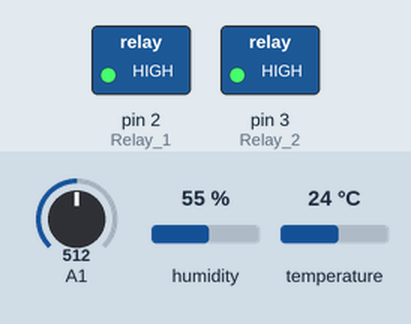
Simulated run of this sketch. Board: Arduino Uno, built with avr-gcc and run on an emulated ATmega328P. Shown: switched loads named in the sketch (green lamp = pin HIGH). Wiring (inferred from the names in the program): DHT11 sensor: data pin 4. The test bench sets the inputs (shaded band); at power-on: A1 = 512, humidity 55 %, temperature 24 °C.

Above: at 0.3 s.
At 24.1 s:
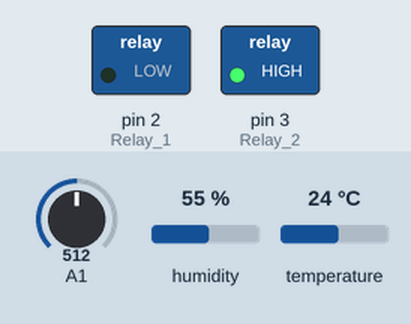
At 25.1 s:
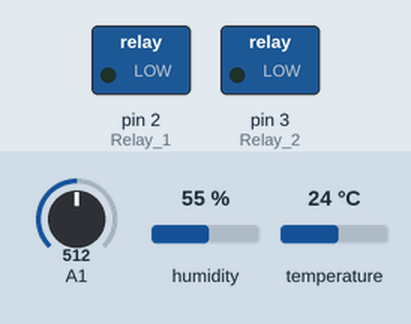
Timing chart, 0 to 26.6 s (numbered marks = the images above):
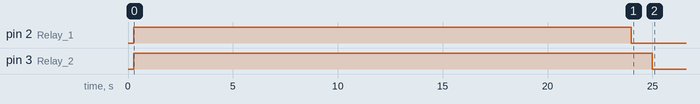

The sketch:

KitchenFan.ino
```cpp
#include <DHT.h>
#include <movingAvg.h>
#define DHTTYPE DHT11   // DHT 11
//timers
#include <Time.h>
#include <TimeAlarms.h>


#define DHTPIN 4
#define MQ4PIN 1     // MQ-4


#define RELAY_ON 0
#define RELAY_OFF 1
#define Relay_1  2
#define Relay_2  3


DHT dht(DHTPIN, DHTTYPE);
movingAvg temperatureAvg;
movingAvg humidityAvg;
movingAvg mq4Avg;

const int interval = 10*1000; // the interval between sensor reads, in ms
long lastReadTime = 0;        // the last time you read the sensor, in ms
long vccResult;

int humidity_reading;
int temperature_reading;
int mq4_reading;

int humidity_avg;
int temperature_avg;
int mq4_avg;

int humidity_goal = 65;
int temperature_goal = 20;
int mq4_goal = 200;


bool fanOn = 0;
bool fanOpen = 0;
long fanTimeOn = 0;
long fanTimeOpen = 0;

long fanCycleOn = 10 * 60;
long fanCycleOpen = 30 * 60;

void setup()   /*----( SETUP: RUNS ONCE )----*/
{
  Serial.begin(9600); //(Remove all 'Serial' commands if not needed)

  dht.begin();
  readVcc();
  readDHT();
  mq4_avg = mq4Avg.reading(mq4_goal);
  temperature_avg = temperatureAvg.reading(temperature_goal);

//-------( Initialize Pins so relays are inactive at reset)----
  digitalWrite(Relay_1, RELAY_OFF);
  digitalWrite(Relay_2, RELAY_OFF);

//---( THEN set pins as outputs )----
  pinMode(Relay_1, OUTPUT);
  pinMode(Relay_2, OUTPUT);
  delay(4000); //Check that all relays are inactive at Reset

  //define how many seconds to pass between sensor, relay checks
  int sensorCheckFrequency = 10;
  int relayCheckFrequency = sensorCheckFrequency * 2;
  Alarm.timerRepeat(sensorCheckFrequency, checkSensors);
  Alarm.timerRepeat(relayCheckFrequency, checkRelays);

}/*--(end setup )---*/

void loop()   /*----( LOOP: RUNS CONSTANTLY )----*/
{

  //checks state of scheduled events, as per http://answers.oreilly.com/topic/2704-how-to-create-an-arduino-alarm-that-calls-a-function/
  Alarm.delay(1);
  if (fanOn) {
    if ((now() - fanTimeOn) > fanCycleOn) {
      turnOffFan();
    }
  }
  else {
    if ((now() - fanTimeOpen) > fanCycleOpen) {
      closeFan();
    }
  }


}/* --(end main loop )-- */


void checkSensors()
{
    readDHT();
    readMQ4();

  /*
  Serial.print("T: ");
  Serial.println(temperature_avg);
  Serial.println(temperature_goal);
  Serial.print("H: ");
  Serial.println(humidity_avg);
  Serial.println(humidity_goal);
  Serial.print("MQ4: ");
  Serial.println(mq4_reading);
  Serial.println(mq4_goal);
  */
}

void openFan() {
  digitalWrite(Relay_1, RELAY_ON);
  delay(1000);
  fanOpen = 1;
  fanTimeOpen = now();
}

void closeFan() {
  digitalWrite(Relay_1, RELAY_OFF);
  delay(1000);
  fanOpen = 0;
  fanTimeOpen = 0;

}


void turnOnFan() {
  digitalWrite(Relay_2, RELAY_ON);
  delay(1000);
  fanOn = 1;
  fanTimeOn = now();
}

void turnOffFan() {
  digitalWrite(Relay_2, RELAY_OFF);
  delay(1000);
  fanOn = 0;
  fanTimeOn = 0;
}

//check whether a relay needs turned on
void checkRelays()
{

  bool poorAirQuality = ((humidity_avg > humidity_goal)||(mq4_reading >= mq4_goal));

  if (temperature_avg > temperature_goal) {
    if (!fanOpen) openFan();
  }

  if (poorAirQuality) {
    if (!fanOpen) openFan();
    if (!fanOn) turnOnFan();
  }

}


void readDHT() {
  // Reading temperature or humidity takes about 250 milliseconds!
  // Sensor readings may also be up to 2 seconds 'old' (its a very slow sensor)
  humidity_reading = (int) dht.readHumidity();
  temperature_reading = (int) dht.readTemperature();
  if (!isnan(humidity_reading)) {

    if (humidity_reading > 0) {
      humidity_avg = humidityAvg.reading(humidity_reading);
    }

  }
  if (!isnan(temperature_reading)) {
    if (temperature_reading > 0) {
      temperature_avg = temperatureAvg.reading(temperature_reading);
    }
  }
}

void readMQ4() {
  mq4_reading = readSensorVoltage(MQ4PIN) * 1000;
  if (mq4_reading > 0) {
    mq4_avg = mq4Avg.reading(mq4_reading);
  }
  mq4_goal = ((float)mq4_avg * 1.5);
}

float readSensorVoltage (int pin){
  float sensor_reading = analogRead(pin);
  float voltage = sensor_reading * vccResult;
  voltage /= 1024.0;
  return voltage;
}

// To read internal voltage from arduino
long readVcc() {
  // Read 1.1V reference against AVcc
  ADMUX = _BV(REFS0) | _BV(MUX3) | _BV(MUX2) | _BV(MUX1);
  delay(2); // Wait for Vref to settle
  ADCSRA |= _BV(ADSC); // Convert
  while (bit_is_set(ADCSRA,ADSC));
  vccResult = ADCL;
  vccResult |= ADCH<<8;
  vccResult = 1126400L / vccResult; // Back-calculate AVcc in mV
  vccResult /= 1000; // voltage is returned in millivolts, so divide by 1000
  return vccResult;
}

/* ( THE END ) */
```

Measured:
- by itself, pin 2 (Relay_1): HIGH → LOW at 24.0 s
- by itself, pin 3 (Relay_2): HIGH → LOW at 25.0 s
